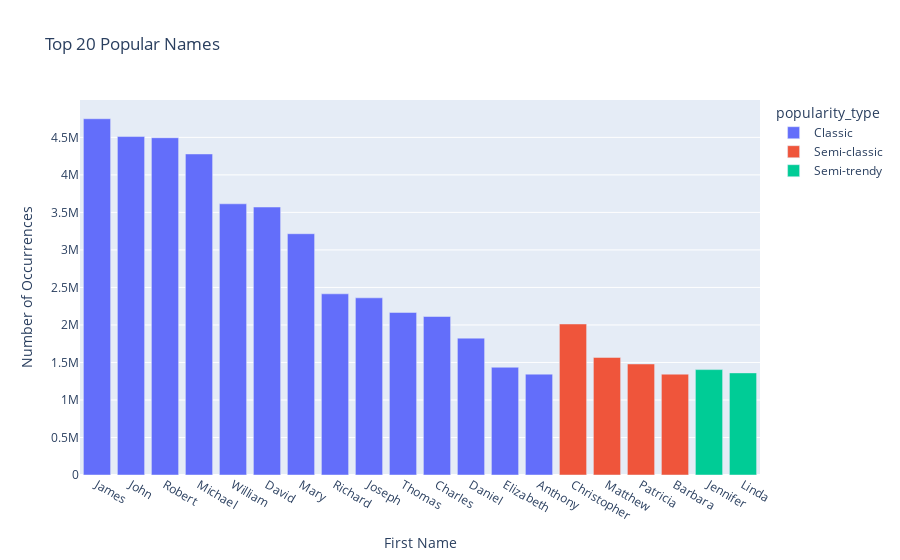

Source (notebook cell):
### Code cell
# Sort the DataFrame by 'number' in descending order and select the top 20 names
top_20 = result.sort_values(by='number', ascending=False).head(20)

# Create an interactive bar chart using Plotly
fig = px.bar(top_20, 
             x='first_name', 
             y='number', 
             color='popularity_type', 
             title='Top 20 Popular Names',
             labels={'first_name': 'First Name', 'number': 'Number of Occurrences'},
             hover_data={'popularity_type': True})

# Customize the hover template to show the real number and popularity type
fig.update_traces(hovertemplate='<b>%{x}</b><br>Number: %{y:,}<br>Popularity: %{customdata[0]}')

# Show the plot
fig.show()

### Figure 1 — Plotly figure (JSON) as saved in the notebook; plotly's stock layout.template omitted (floating-point values rounded to 4 significant figures)
{"data": [{"customdata": [["Classic"], ["Classic"], ["Classic"], ["Classic"], ["Classic"], ["Classic"], ["Classic"], ["Classic"], ["Classic"], ["Classic"], ["Classic"], ["Classic"], ["Classic"], ["Classic"]], "hovertemplate": "<b>%{x}</b><br>Number: %{y:,}<br>Popularity: %{customdata[0]}", "legendgroup": "Classic", "marker": {"color": "#636efa", "pattern": {"shape": ""}}, "name": "Classic", "orientation": "v", "showlegend": true, "textposition": "auto", "type": "bar", "x": ["James", "John", "Robert", "Michael", "William", "David", "Mary", "Richard", "Joseph", "Thomas", "Charles", "Daniel", "Elizabeth", "Anthony"], "xaxis": "x", "y": [4748138, 4510721, 4495199, 4278824, 3614424, 3571498, 3215850, 2414838, 2361382, 2166802, 2112352, 1824274, 1436286, 1344352], "yaxis": "y"}, {"customdata": [["Semi-classic"], ["Semi-classic"], ["Semi-classic"], ["Semi-classic"]], "hovertemplate": "<b>%{x}</b><br>Number: %{y:,}<br>Popularity: %{customdata[0]}", "legendgroup": "Semi-classic", "marker": {"color": "#EF553B", "pattern": {"shape": ""}}, "name": "Semi-classic", "orientation": "v", "showlegend": true, "textposition": "auto", "type": "bar", "x": ["Christopher", "Matthew", "Patricia", "Barbara"], "xaxis": "x", "y": [2012792, 1567204, 1479802, 1343901], "yaxis": "y"}, {"customdata": [["Semi-trendy"], ["Semi-trendy"]], "hovertemplate": "<b>%{x}</b><br>Number: %{y:,}<br>Popularity: %{customdata[0]}", "legendgroup": "Semi-trendy", "marker": {"color": "#00cc96", "pattern": {"shape": ""}}, "name": "Semi-trendy", "orientation": "v", "showlegend": true, "textposition": "auto", "type": "bar", "x": ["Jennifer", "Linda"], "xaxis": "x", "y": [1404743, 1361021], "yaxis": "y"}], "layout": {"barmode": "relative", "legend": {"title": {"text": "popularity_type"}, "tracegroupgap": 0}, "title": {"text": "Top 20 Popular Names"}, "xaxis": {"anchor": "y", "domain": [0, 1], "title": {"text": "First Name"}}, "yaxis": {"anchor": "x", "domain": [0, 1], "title": {"text": "Number of Occurrences"}}}}
